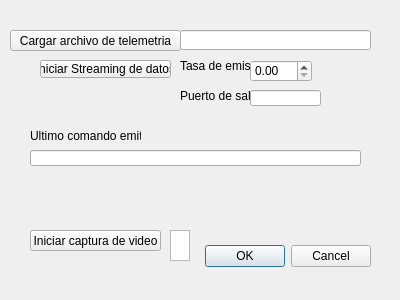
<?xml version="1.0" encoding="UTF-8"?>
<ui version="4.0">
 <class>Dialog</class>
 <widget class="QDialog" name="Dialog">
  <property name="geometry">
   <rect>
    <x>0</x>
    <y>0</y>
    <width>400</width>
    <height>300</height>
   </rect>
  </property>
  <property name="windowTitle">
   <string>Dialog</string>
  </property>
  <widget class="QDialogButtonBox" name="buttonBox">
   <property name="geometry">
    <rect>
     <x>30</x>
     <y>240</y>
     <width>341</width>
     <height>32</height>
    </rect>
   </property>
   <property name="orientation">
    <enum>Qt::Horizontal</enum>
   </property>
   <property name="standardButtons">
    <set>QDialogButtonBox::Cancel|QDialogButtonBox::Ok</set>
   </property>
  </widget>
  <widget class="QPushButton" name="pushButton">
   <property name="geometry">
    <rect>
     <x>10</x>
     <y>30</y>
     <width>171</width>
     <height>21</height>
    </rect>
   </property>
   <property name="text">
    <string>Cargar archivo de telemetria</string>
   </property>
  </widget>
  <widget class="QLineEdit" name="lineEdit">
   <property name="geometry">
    <rect>
     <x>180</x>
     <y>30</y>
     <width>191</width>
     <height>20</height>
    </rect>
   </property>
  </widget>
  <widget class="QPushButton" name="pushButton_2">
   <property name="geometry">
    <rect>
     <x>40</x>
     <y>60</y>
     <width>131</width>
     <height>18</height>
    </rect>
   </property>
   <property name="text">
    <string>Iniciar Streaming de datos</string>
   </property>
  </widget>
  <widget class="QDoubleSpinBox" name="doubleSpinBox">
   <property name="geometry">
    <rect>
     <x>250</x>
     <y>60</y>
     <width>62</width>
     <height>22</height>
    </rect>
   </property>
  </widget>
  <widget class="QLabel" name="label">
   <property name="geometry">
    <rect>
     <x>180</x>
     <y>50</y>
     <width>71</width>
     <height>31</height>
    </rect>
   </property>
   <property name="text">
    <string>Tasa de emision</string>
   </property>
  </widget>
  <widget class="QPushButton" name="pushButton_3">
   <property name="geometry">
    <rect>
     <x>30</x>
     <y>230</y>
     <width>131</width>
     <height>21</height>
    </rect>
   </property>
   <property name="text">
    <string>Iniciar captura de video</string>
   </property>
  </widget>
  <widget class="QLabel" name="label_2">
   <property name="geometry">
    <rect>
     <x>180</x>
     <y>80</y>
     <width>71</width>
     <height>31</height>
    </rect>
   </property>
   <property name="text">
    <string>Puerto de salida</string>
   </property>
  </widget>
  <widget class="QLineEdit" name="lineEdit_2">
   <property name="geometry">
    <rect>
     <x>250</x>
     <y>90</y>
     <width>71</width>
     <height>16</height>
    </rect>
   </property>
  </widget>
  <widget class="QLabel" name="label_3">
   <property name="geometry">
    <rect>
     <x>30</x>
     <y>120</y>
     <width>111</width>
     <height>31</height>
    </rect>
   </property>
   <property name="text">
    <string>Ultimo comando emitido</string>
   </property>
  </widget>
  <widget class="QLineEdit" name="lineEdit_3">
   <property name="geometry">
    <rect>
     <x>30</x>
     <y>150</y>
     <width>331</width>
     <height>16</height>
    </rect>
   </property>
  </widget>
  <widget class="QListWidget" name="listWidget">
   <property name="geometry">
    <rect>
     <x>170</x>
     <y>230</y>
     <width>20</width>
     <height>31</height>
    </rect>
   </property>
  </widget>
 </widget>
 <resources/>
 <connections>
  <connection>
   <sender>buttonBox</sender>
   <signal>accepted()</signal>
   <receiver>Dialog</receiver>
   <slot>accept()</slot>
   <hints>
    <hint type="sourcelabel">
     <x>248</x>
     <y>254</y>
    </hint>
    <hint type="destinationlabel">
     <x>157</x>
     <y>274</y>
    </hint>
   </hints>
  </connection>
  <connection>
   <sender>buttonBox</sender>
   <signal>rejected()</signal>
   <receiver>Dialog</receiver>
   <slot>reject()</slot>
   <hints>
    <hint type="sourcelabel">
     <x>316</x>
     <y>260</y>
    </hint>
    <hint type="destinationlabel">
     <x>286</x>
     <y>274</y>
    </hint>
   </hints>
  </connection>
 </connections>
</ui>
